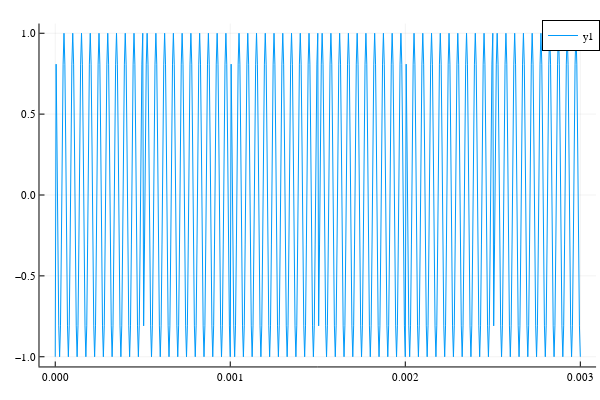

Write notebook code for a chart like this one.
### Code cell
#Squarewave-Modulated Carrier Waveform
using Plots
vmod2 = vc.*square(t)
#figure(figsize=(6.4,2.5))
fig12 = Plots.plot(t,vmod2)
Plots.display(fig12)
Plots.plotly()
#title("Squarewave-Modulated Signal")
#xlabel("Time");
#ylabel("vmod(t)");

### Figure 1 — Plotly figure (JSON) as saved in the notebook; plotly's stock layout.template omitted (floating-point values rounded to 4 significant figures; data arrays with more than 128 entries replaced by an {"elided": "..."} marker saying what was removed)
{"data": [{"colorbar": {"title": ""}, "legendgroup": "y1", "line": {"color": "rgba(0, 154, 250, 1.000)", "dash": "solid", "shape": "linear", "width": 1}, "mode": "lines", "name": "y1", "showlegend": true, "type": "scatter", "x": {"elided": "601 float values"}, "xaxis": "x", "y": {"elided": "601 float values"}, "yaxis": "y", "zmax": null, "zmin": null}], "layout": {"annotations": [], "height": 400, "legend": {"bgcolor": "rgba(255, 255, 255, 1.000)", "bordercolor": "rgba(0, 0, 0, 1.000)", "borderwidth": 1, "font": {"color": "rgba(0, 0, 0, 1.000)", "family": "sans-serif", "size": 11}, "title": {"font": {"color": "rgba(0, 0, 0, 1.000)", "family": "sans-serif", "size": 15}, "text": ""}, "tracegroupgap": 0, "traceorder": "normal", "x": 1, "xanchor": "auto", "y": 1, "yanchor": "auto"}, "margin": {"b": 20, "l": 0, "r": 0, "t": 20}, "paper_bgcolor": "rgba(255, 255, 255, 1.000)", "plot_bgcolor": "rgba(255, 255, 255, 1.000)", "showlegend": true, "width": 600, "xaxis": {"anchor": "y", "domain": [0.06582, 0.9934], "gridcolor": "rgba(0, 0, 0, 0.100)", "gridwidth": 0.5, "linecolor": "rgba(0, 0, 0, 1.000)", "mirror": false, "range": [-9e-05, 0.00309], "showgrid": true, "showline": true, "showticklabels": true, "tickangle": 0, "tickcolor": "rgb(0, 0, 0)", "tickfont": {"color": "rgba(0, 0, 0, 1.000)", "family": "sans-serif", "size": 11}, "tickmode": "array", "ticks": "inside", "ticktext": ["0.000", "0.001", "0.002", "0.003"], "tickvals": [0, 0.001, 0.002, 0.003], "title": "", "titlefont": {"color": "rgba(0, 0, 0, 1.000)", "family": "sans-serif", "size": 15}, "type": "-", "visible": true, "zeroline": false, "zerolinecolor": "rgba(0, 0, 0, 1.000)"}, "yaxis": {"anchor": "x", "domain": [0.03762, 0.9902], "gridcolor": "rgba(0, 0, 0, 0.100)", "gridwidth": 0.5, "linecolor": "rgba(0, 0, 0, 1.000)", "mirror": false, "range": [-1.06, 1.06], "showgrid": true, "showline": true, "showticklabels": true, "tickangle": 0, "tickcolor": "rgb(0, 0, 0)", "tickfont": {"color": "rgba(0, 0, 0, 1.000)", "family": "sans-serif", "size": 11}, "tickmode": "array", "ticks": "inside", "ticktext": ["−1.0", "−0.5", "0.0", "0.5", "1.0"], "tickvals": [-1, -0.5, 0, 0.5, 1], "title": "", "titlefont": {"color": "rgba(0, 0, 0, 1.000)", "family": "sans-serif", "size": 15}, "type": "-", "visible": true, "zeroline": false, "zerolinecolor": "rgba(0, 0, 0, 1.000)"}}}
